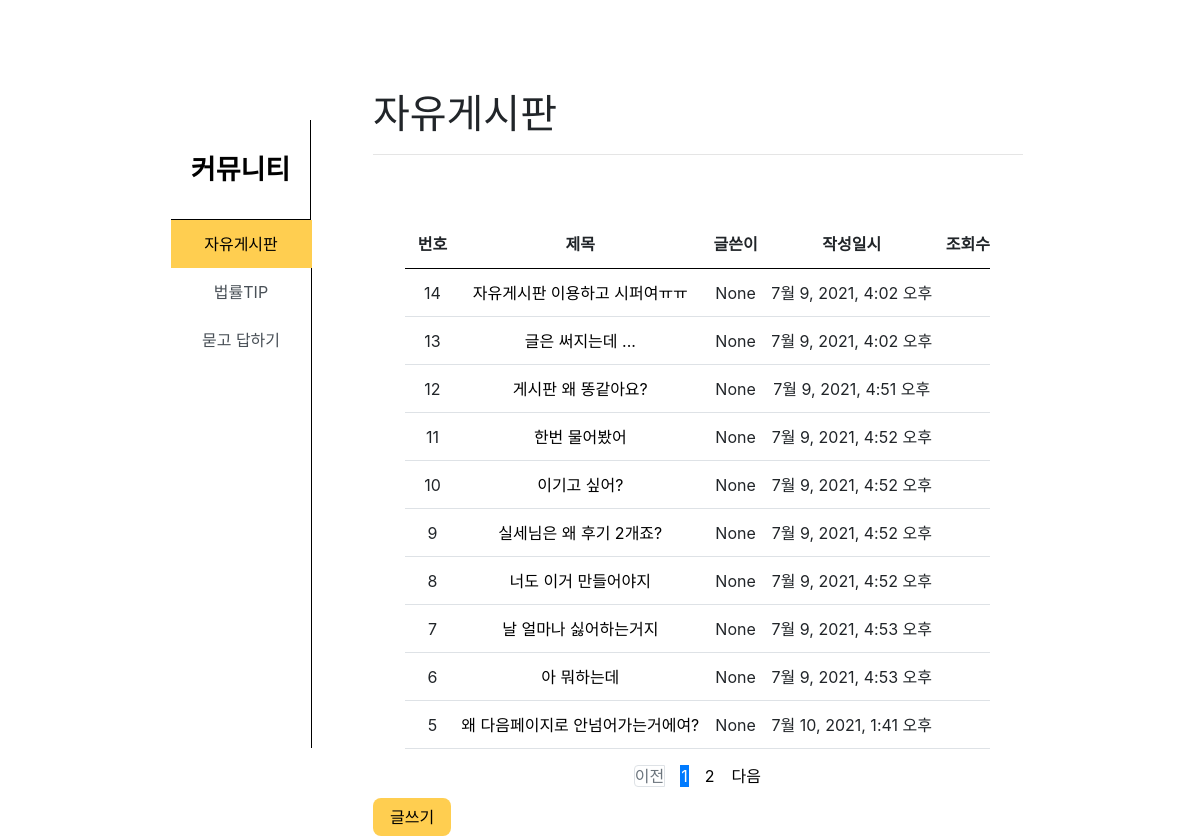
Page /free/ on the committed database.
### free/models.py (models this page shows, shortened)
class Free(models.Model):
    writer = models.ForeignKey(settings.AUTH_USER_MODEL, on_delete=models.CASCADE, verbose_name='작성자', null=True)
    title = models.CharField(max_length=128,verbose_name='제목')
    content = models.TextField(verbose_name='내용')
    create_date = models.DateTimeField(null=True, blank=True, verbose_name='등록시간')
    modify_date = models.DateTimeField(null=True, blank=True, verbose_name='글수정일시')
    hits = models.PositiveIntegerField(verbose_name='조회수', default=0)
    class Meta:
        db_table = '자유게시판'
        verbose_name = '자유게시판'
        verbose_name_plural = '자유게시판'

### free/views.py (the view)
# urls.py: path('', views.index, name='index'),
def index(request):
    free_list = Free.objects.all().order_by('create_date') # 최근생성시간 순으로
    page = request.GET.get('page', '1')  # 페이지
    paginator = Paginator(free_list, 10) # 페이지당 10개씩 보여주기
    page_obj = paginator.get_page(page)
    context = {'free_list': page_obj}
    return render(request, 'free/free_list.html', context)

### free/templatetags/free_filter.py (called while the page is built)
@register.filter
def sub(value, arg):
    return value - arg

### templates/free/free_list.html (shortened to what this page needs)
{% extends 'free/base.html' %}
{% load free_filter %}
{% block content %}
        <div class="tab-pane fade show active" id="list-home" role="tabpanel"
             aria-labelledby="list-home-list">
            <h1>자유게시판</h1>
            <hr>
            <table class="table3 table-hover text-center" style="margin-left: 5%; margin-top: 10%;">
                <thead>
                <tr>
                    <th>번호</th>
                    <th style="width=:30%">제목</th>
                    <th>글쓴이</th>
                    <th>작성일시</th>
                    <th>조회수</th>
                </tr>
                </thead>
                <tbody>
                {% if free_list %}
                {% for free in free_list %}
                <tr class="btn write1">
                    <td>
                        {{ free_list.paginator.count|sub:free_list.start_index|sub:forloop.counter0|add:1 }}
                    </td>
                    <td class="text=left">
                        <a href="{% url 'free:detail' free.id %}">{{ free.title }}</a>
                    </td>
                    <td>{{ free.writer }}</td>
                    <td>{{ free.create_date }}</td>
                </tr>
                {% endfor %}
                {% else %}
                <tr>
                    <td colspan="3">해당 게시글이 존재하지 않습니다.</td>
                </tr>
                {% endif %}
                </tbody>
            </table>
            <ul class="pagination justify-content-center">
                {% if free_list.has_previous %}
                <li class="page-item">
                    <a class="page-link" data-page="{{ free_list.previous_page_number }}" href="#">이전</a>
                </li>
                {% else %}
                <li class="page-item disabled">
                    <a class="page-link" tabindex="-1" aria-disabled="true" href="#">이전</a>
                </li>
                {% endif %}
                {% for page_number in free_list.paginator.page_range %}
                {% if page_number >= free_list.number|add:-5 and page_number <= free_list.number|add:5 %}
                {% if page_number == free_list.number %}
                <li class="page-item active" aria-current="page">
                    <a class="page-link"  href="?page = {{ page_number }}">{{ page_number }}</a>
                </li>
                {% else %}
                <li class="page-item">
                    <a class="page-link" href="?page={{ page_number }}">{{ page_number }}</a>
                </li>
                {% endif %}
                {% endif %}
                {% endfor %}
                {% if free_list.has_next %}
                <li class="page-item">
                    <a class="page-link" data-page="#" href="?page={{ free_list.next_page_number }}">다음</a>
                </li>
                {% else %}
                <li class="page-item disabled">
                    <a class="page-link" tabindex="-1" aria-disabled="true" href="#">다음</a>
                </li>
                {% endif %}
            </ul>
            <a href="{% url 'free:free_create' %}" class="btn btn-primary">글쓰기</a>
        </div>
{% endblock %}

### rows in the picture
Free: paginator.count|sub "14", title "자유게시판 이용하고 시퍼여ㅠㅠ", writer "None", create_date "7월 9, 2021, 4:02 오후"
Free: paginator.count|sub "13", title "글은 써지는데 ...", writer "None", create_date "7월 9, 2021, 4:02 오후"
Free: paginator.count|sub "12", title "게시판 왜 똥같아요?", writer "None", create_date "7월 9, 2021, 4:51 오후"
Free: paginator.count|sub "11", title "한번 물어봤어", writer "None", create_date "7월 9, 2021, 4:52 오후"
Free: paginator.count|sub "10", title "이기고 싶어?", writer "None", create_date "7월 9, 2021, 4:52 오후"
Free: paginator.count|sub "9", title "실세님은 왜 후기 2개죠?", writer "None", create_date "7월 9, 2021, 4:52 오후"
Free: paginator.count|sub "8", title "너도 이거 만들어야지", writer "None", create_date "7월 9, 2021, 4:52 오후"
Free: paginator.count|sub "7", title "날 얼마나 싫어하는거지", writer "None", create_date "7월 9, 2021, 4:53 오후"
Free: paginator.count|sub "6", title "아 뭐하는데", writer "None", create_date "7월 9, 2021, 4:53 오후"
Free: paginator.count|sub "5", title "왜 다음페이지로 안넘어가는거에여?", writer "None", create_date "7월 10, 2021, 1:41 오후"

### other values in the picture
{{ page_number }} "1"
{{ page_number }} "2"
